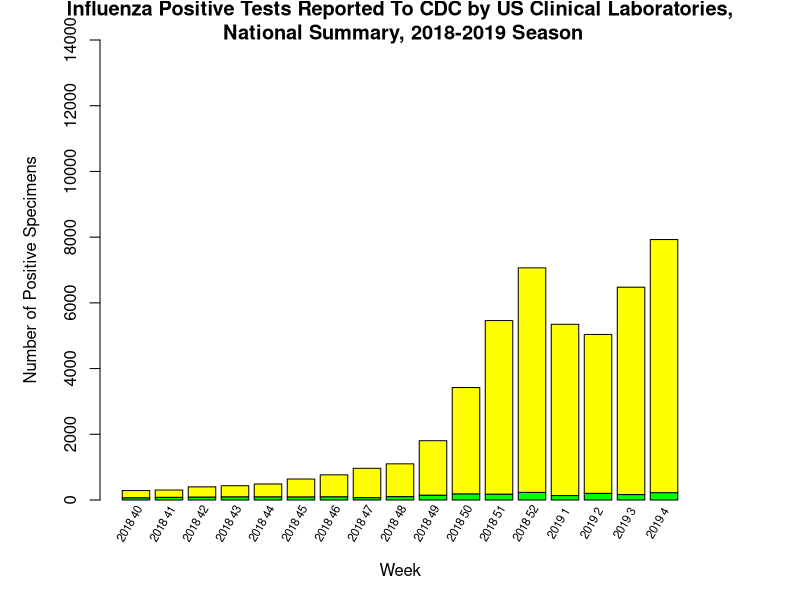

Write the R code that produced this figure. (Note: this script raises an error after producing the figure.)
#Group Members: Omkar Thorat (omkarsun) and Abhishek Bhave (abhave)


# Read the file and process it
data <-read.csv("WHO_NREVSS_Clinical_Labs.csv")
data <- data[1:17,]
x <- data.frame(data$TOTAL.B,data$TOTAL.A)

#Combining the year and week column to make the x axis values unique
# Reference :https://www.rdocumentation.org/packages/base/versions/3.5.2/topics/factor
data$Year.Week <- paste(data$YEAR,data$WEEK)
x1 <- as.character(data$Year.Week)
x1 <- factor(x1, levels=unique(x1))

#png("clinical.png",width=600,height=600)
#Plotting the plot
par(mar = c(5,5,2,5))
# Reference :https://www.statmethods.net/graphs/bar.html
# Reference :https://stackoverflow.com/questions/10286473/rotating-x-axis-labels-in-r-for-barplot
b <- with(x,barplot(t(x),main="Influenza Positive Tests Reported To CDC by US Clinical Laboratories,\n National Summary, 2018-2019 Season",
             xlab="Week", col=c("green","yellow"),ylim=c(0,14000),ylab="Number of Positive Specimens"))
text(cex=0.7,x=b-0.25,y=b-720.25,data$Year.Week,xpd=TRUE,srt=60)

par(new=T)

with(x,plot(x1, data$PERCENT.POSITIVE,axes=F,pch=16,xlab="",ylab="",cex=1,ylim=c(0,35),lwd=0),xaxt="n")
axis(side=4)

#Adding the lines
# Reference :https://www.statmethods.net/graphs/line.html
lines(x1,data$PERCENT.POSITIVE,col="black",type="l",lwd=1)
lines(x1,data$PERCENT.A,col="gold",type="l",lty=2,lwd=1)
lines(x1,data$PERCENT.B,col="darkgreen",type="l",lty=2,lwd=1)
mtext(side=4,line=3,"Percent Positive")

# Adding the legend
# Reference :http://www.sthda.com/english/wiki/add-legends-to-plots-in-r-software-the-easiest-way
legend("left",c("Percent Positive","% Positive Flu A",
"% Positive Flu B"),col=c("black","gold","darkgreen"),lwd=1,lty=c(1,2,2),horiz = FALSE,cex=0.9,bty="n")
legend("topleft",c("A","B"),fill=c("yellow","green"),cex=0.9,bty="n")


#dev.off()










